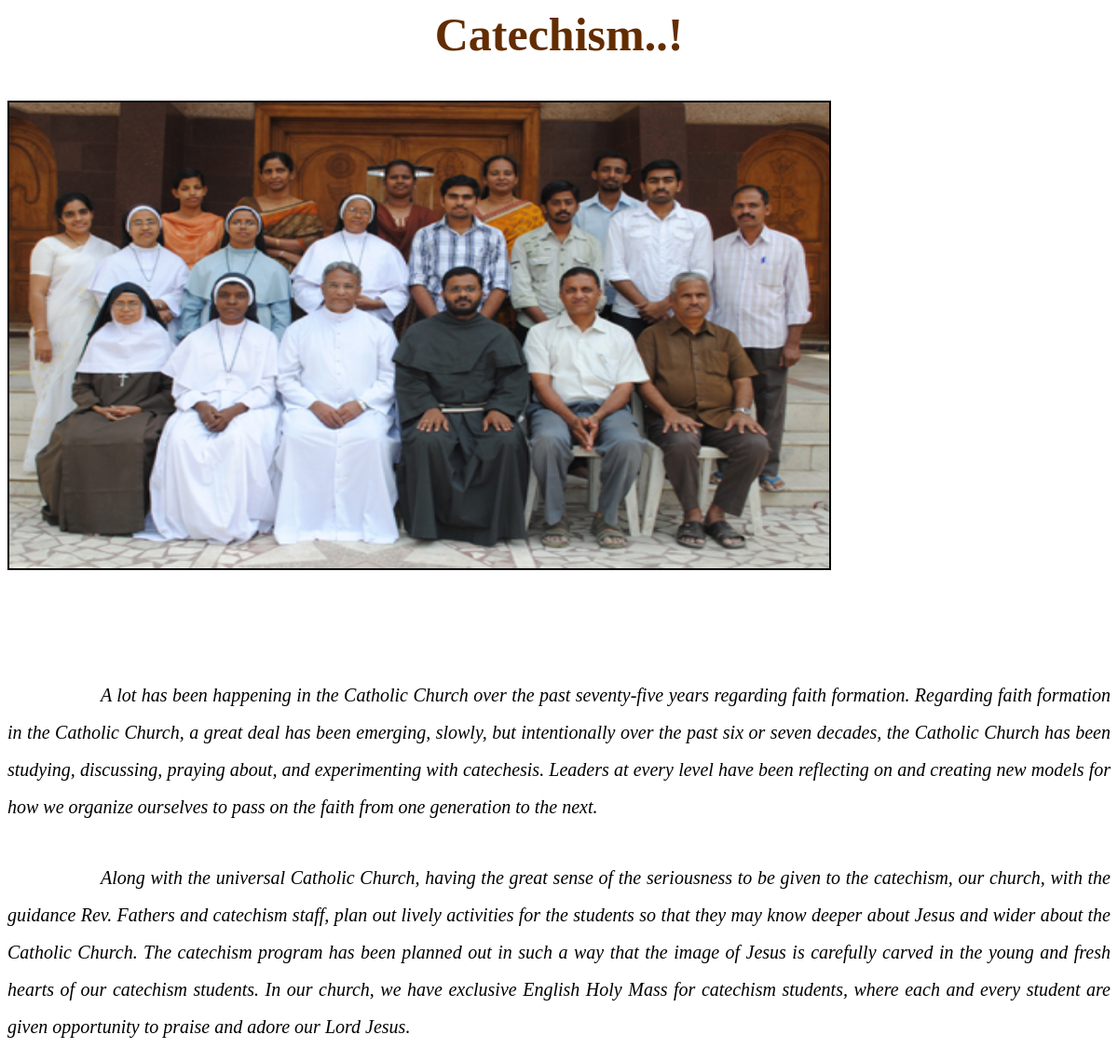
/catechism.php, run on the app's committed database.
### tables this page shows
CREATE TABLE `page_content` (
  `page` varchar(30) DEFAULT NULL,
  `sub_page` int(2) DEFAULT NULL,
  `sub_no` int(2) DEFAULT NULL,
  `temp_id` int(2) DEFAULT NULL,
  `sub_title` varchar(50) DEFAULT NULL,
  `sub_content` text
);

### include/display_page_content.php (the view, shortened to what this page needs)
<?php
$query = "SELECT * FROM page_content WHERE page='{$page}' && sub_page={$sub_page}";
$result=mysql_query($query,$db);
$count=0;
while($row = mysql_fetch_array($result)){$count++;}
echo "<div id=\"page_content\">";
for($i=1;$i<=$count;$i++){
	$query = "SELECT * FROM page_content WHERE page='{$page}' && sub_page={$sub_page} && sub_no={$i}";
	$result=mysql_query($query,$db);
	while($row = mysql_fetch_array($result)){
		echo "<b><span id=\"sub_title\">{$row['sub_title']}</span></b><br/>";
		echo "<span id=\"sub_content\">{$row['sub_content']}</span><br/><br/>";
	}
}echo "</div>";
?>

### include/display_page_content.php (style rules this page uses)
#page_content { margin-top:10px; text-align:justify; }
#sub_content { color:black; font-style:italic; font-size:20px; line-height:2em; padding-left:100px; font-family:"Times New Roman",serif;margin-right:100px; }

### data on the page
page_content: sub_content "A lot has been happening in the Catholic Church over the past seventy-five years regarding faith formation. Regarding faith formation in the Catholic Church, a great deal has been emerging, slowly, but intentionally over the past six or seven decades, the Catholic Church has been studying, discussing, praying about, and experimenting with catechesis. Leaders at every level have been reflecting on and creating new models for how we organize ourselves to pass on the faith from one generation to the next."
page_content: sub_content "Along with the universal Catholic Church, having the great sense of the seriousness to be given to the catechism, our church, with the guidance Rev. Fathers and catechism staff, plan out lively activities for the students so that they may know deeper about Jesus and wider about the Catholic Church. The catechism program has been planned out in such a way that the image of Jesus is carefully carved in the young and fresh hearts of our catechism students. In our church, we have exclusive English Holy Mass for catechism students, where each and every student are given opportunity to praise and adore our Lord Jesus."
